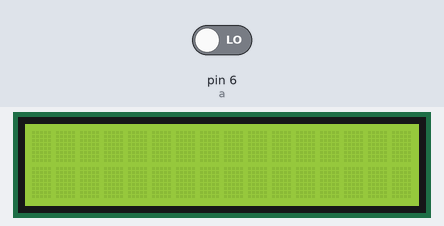
The sketch below on a simulated Arduino Uno, built with avr-gcc and run on an emulated ATmega328P. Shown: 16×2 character LCD. The inputs (shaded band) are chosen by the test bench; at power-on: pin 6 (a) LOW.

Above: at 1.2 s.
1.3 s: pin 6 (a) driven HIGH
At 1.44 s:
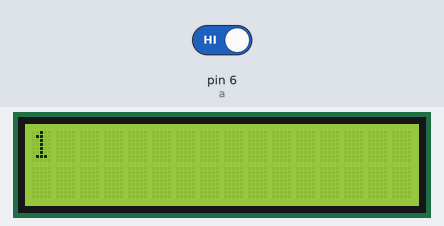
At 1.85 s:
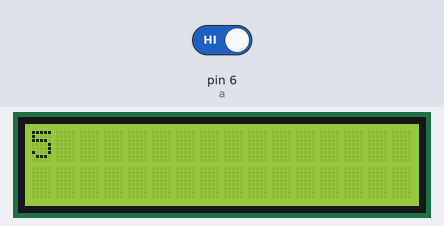

The sketch:

Code10.ino
```cpp
// (licence header left out)
//Q3 Write an Arduino Program to print the number of lines a key is switch  ON, using counter.

#include <LiquidCrystal.h>

LiquidCrystal lcd(12, 11, 5, 4, 3, 2);
int a=6, count=0;
void setup ()
{
  lcd.begin(16,2);
  pinMode (a, INPUT);
}
void loop ()
{
  if (digitalRead(6)==HIGH)
  {
    count++;
    lcd.print(count);
  }
  delay (100);
  lcd.clear();
}
```

Measured:
- after the input at 1.3 s, the display: changes after 0.09 s (image 1)
